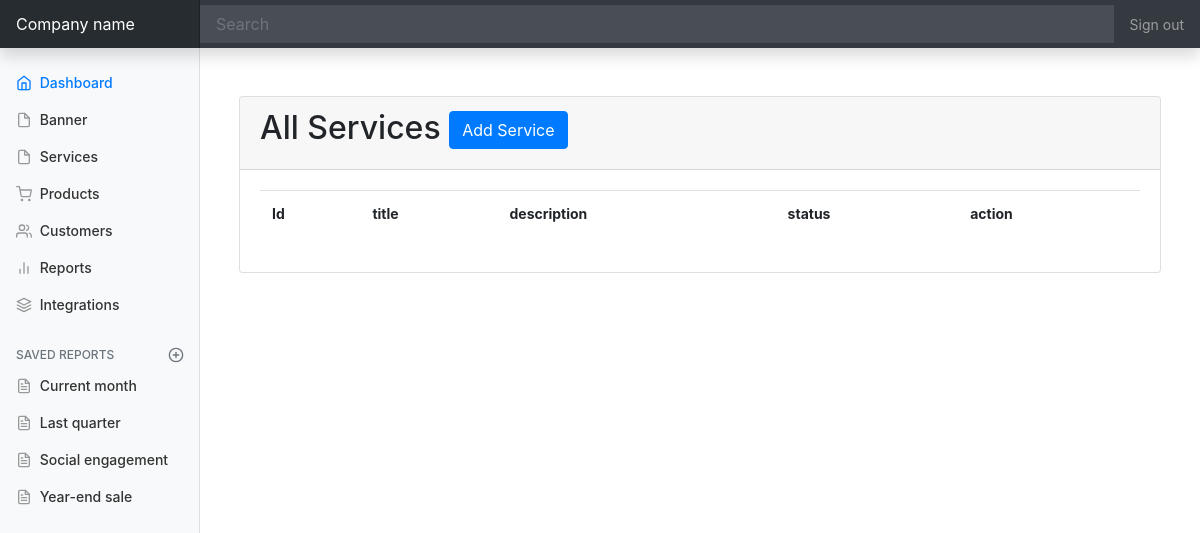
/admin/service/index.php, run on an earlier commit of the app's database.
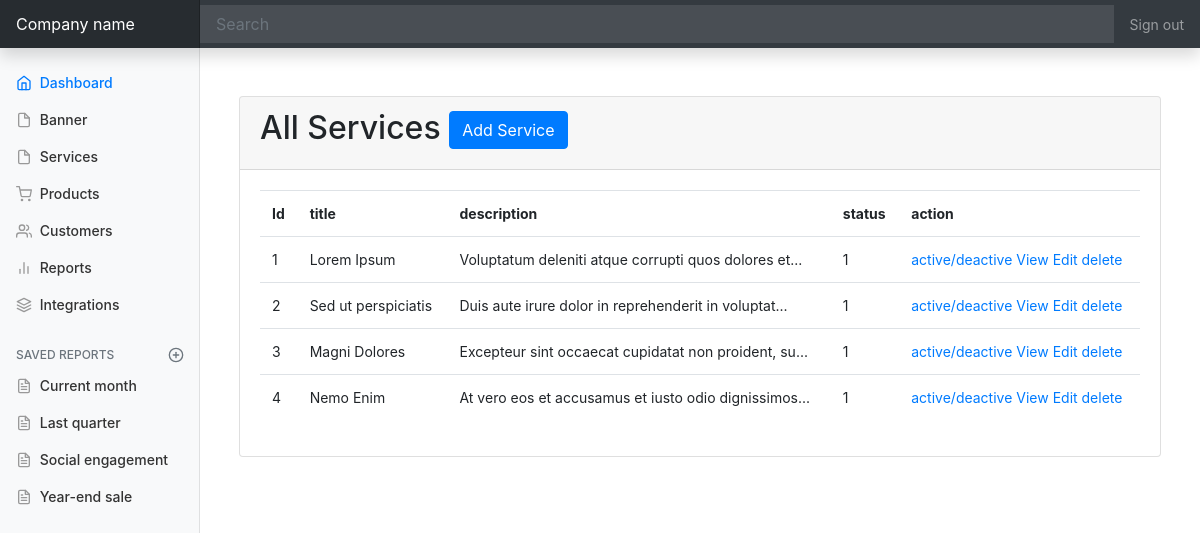
And on a later commit of the database.
### tables this page shows
CREATE TABLE `services` (
  `id` int(11) NOT NULL,
  `title` varchar(100) NOT NULL,
  `designation` text NOT NULL,
  `box_color` varchar(50) NOT NULL,
  `icon_class` varchar(50) NOT NULL,
  `status` int(1) NOT NULL DEFAULT 1
);

### admin/service/index.php (the view, shortened to what this page needs)
<?php
require_once '../templates/header.php';
require_once '../db.php';
$query = "SELECT * FROM services";
$result = mysqli_query($conn, $query);
if(mysqli_num_rows($result )> 0 ){
    $datas = mysqli_fetch_all($result , 1);
}
?>
<section class="mt-5">
    <div class="container">
        <div class="row">
            <div class="col-md-12">
                <div class="card">
                    <div class="card-header">
                        <h2>All Services <a href="insert.php" class="btn btn-primary">Add Service</a> </h2>
                    </div>
                    <div class="card-body">
                        <table class="table">
                            <tr>
                                <th>Id</th>
                                <th>title</th>
                                <th>description</th>
                                <th>status</th>
                                <th>action</th>
                            </tr>
                            <?php
                                foreach( $datas as $data){
                            ?>
                                <tr>
                                    <td><?=  $data['id']?></td>
                                    <td><?=  $data['title']?></td>
                                    <td><?= substr($data['designation'], 0, 50).'...' ?></td>
                                    <td><?=  $data['status']?></td>
                                    <td>
                                        <a href="#">active/deactive</a>
                                        <a href="#">View</a>
                                        <a href="#">Edit</a>
                                        <a href="#">delete</a>
                                    </td>
                                </tr>
                            <?php
                                }
                            ?>
                        </table>
                    </div>
                </div>
            </div>
        </div>
    </div>
</section>
<?php
require_once '../templates/footer.php';
?>

### admin/templates/header.php (shortened to what this page needs)
<?php
function siteUrl()
{
    $uri = explode('/', $_SERVER['REQUEST_URI']);
    $protocol = explode('/', $_SERVER['SERVER_PROTOCOL']);
    echo strtolower($protocol['0'] . "://" . $_SERVER['SERVER_NAME'] . '/' . $uri['1']);
}
?>
<!doctype html>
<html lang="en">
<head>
    <link href="<?php siteUrl(); ?>/admin/css/bootstrap.min.css" rel="stylesheet">
    <link href="<?php siteUrl(); ?>/admin/css/style.css" rel="stylesheet">
</head>
<body>
    <nav class="navbar navbar-dark sticky-top bg-dark flex-md-nowrap p-0 shadow">
        <a class="navbar-brand col-md-3 col-lg-2 mr-0 px-3" href="#">Company name</a>
        <input class="form-control form-control-dark w-100" type="text" placeholder="Search" aria-label="Search">
        <ul class="navbar-nav px-3">
            <li class="nav-item text-nowrap">
                <a class="nav-link" href="#">Sign out</a>
            </li>
        </ul>
    </nav>
    <div class="container-fluid">
        <div class="row">
            <nav id="sidebarMenu" class="col-md-3 col-lg-2 d-md-block bg-light sidebar collapse">
                <div class="sidebar-sticky pt-3">
                    <ul class="nav flex-column">
                        <li class="nav-item">
                            <a class="nav-link active" href="#">
                                <span data-feather="home"></span>
                                Dashboard <span class="sr-only">(current)</span>
                            </a>
                        </li>
                        <li class="nav-item">
                            <a class="nav-link" href="<?php siteUrl(); ?>/admin/banner/banner.php">
                                <span data-feather="file"></span>
                                Banner
                            </a>
                        </li>
                        <li class="nav-item">
                            <a class="nav-link" href="<?php siteUrl(); ?>/admin/service/index.php">
                                <span data-feather="file"></span>
                                Services
                            </a>
                        </li>
                        <li class="nav-item">
                            <a class="nav-link" href="#">
                                <span data-feather="shopping-cart"></span>
                                Products
                            </a>
                        </li>
                        <li class="nav-item">
                            <a class="nav-link" href="#">
                                <span data-feather="users"></span>
                                Customers
                            </a>
                        </li>
                        <li class="nav-item">
                            <a class="nav-link" href="#">
                                <span data-feather="bar-chart-2"></span>
                                Reports
                            </a>
                        </li>
                        <li class="nav-item">
                            <a class="nav-link" href="#">
                                <span data-feather="layers"></span>
                                Integrations
                            </a>
                        </li>
                    </ul>
                    <h6 class="sidebar-heading d-flex justify-content-between align-items-center px-3 mt-4 mb-1 text-muted">
                        <span>Saved reports</span>
                        <a class="d-flex align-items-center text-muted" href="#" aria-label="Add a new report">
                            <span data-feather="plus-circle"></span>
                        </a>
                    </h6>
                    <ul class="nav flex-column mb-2">
                        <li class="nav-item">
                            <a class="nav-link" href="#">
                                <span data-feather="file-text"></span>
                                Current month
                            </a>
                        </li>
                        <li class="nav-item">
                            <a class="nav-link" href="#">
                                <span data-feather="file-text"></span>
                                Last quarter
                            </a>
                        </li>
                        <li class="nav-item">
                            <a class="nav-link" href="#">
                                <span data-feather="file-text"></span>
                                Social engagement
                            </a>
                        </li>
                        <li class="nav-item">
                            <a class="nav-link" href="#">
                                <span data-feather="file-text"></span>
                                Year-end sale
                            </a>
                        </li>
                    </ul>
                </div>
            </nav>
            <main role="main" class="col-md-9 ml-sm-auto col-lg-10 px-md-4">

### admin/templates/footer.php (shortened to what this page needs)
</main>
</div>
</div>
</body>
</html>

### admin/css/style.css (style rules this page uses)
body { font-size: .875rem; }
.feather { width: 16px; height: 16px; vertical-align: text-bottom; }
.sidebar { position: fixed; top: 0; bottom: 0; left: 0; z-index: 100; padding: 48px 0 0; box-shadow: inset -1px 0 0 rgba(0, 0, 0, .1); }
.sidebar-sticky { position: relative; top: 0; height: calc(100vh - 48px); padding-top: .5rem; overflow-x: hidden; overflow-y: auto; }
.sidebar .nav-link { font-weight: 500; color: #333; }
.sidebar .nav-link .feather { margin-right: 4px; color: #999; }
.sidebar .nav-link.active { color: #007bff; }
.sidebar .nav-link:hover .feather, .sidebar .nav-link.active .feather { color: inherit; }
.sidebar-heading { font-size: .75rem; text-transform: uppercase; }
.navbar-brand { padding-top: .75rem; padding-bottom: .75rem; font-size: 1rem; background-color: rgba(0, 0, 0, .25); box-shadow: inset -1px 0 0 rgba(0, 0, 0, .25); }
.navbar .form-control { padding: .75rem 1rem; border-width: 0; border-radius: 0; }
.form-control-dark { color: #fff; background-color: rgba(255, 255, 255, .1); border-color: rgba(255, 255, 255, .1); }

What changed in the data, as far as the page shows it:
added services: id "1", title "Lorem Ipsum", designation "Voluptatum deleniti atque corrupti quos dolores et", status "1"
added services: id "2", title "Sed ut perspiciatis", designation "Duis aute irure dolor in reprehenderit in voluptat", status "1"
added services: id "3", title "Magni Dolores", designation "Excepteur sint occaecat cupidatat non proident, su", status "1"
added services: id "4", title "Nemo Enim", designation "At vero eos et accusamus et iusto odio dignissimos", status "1"
